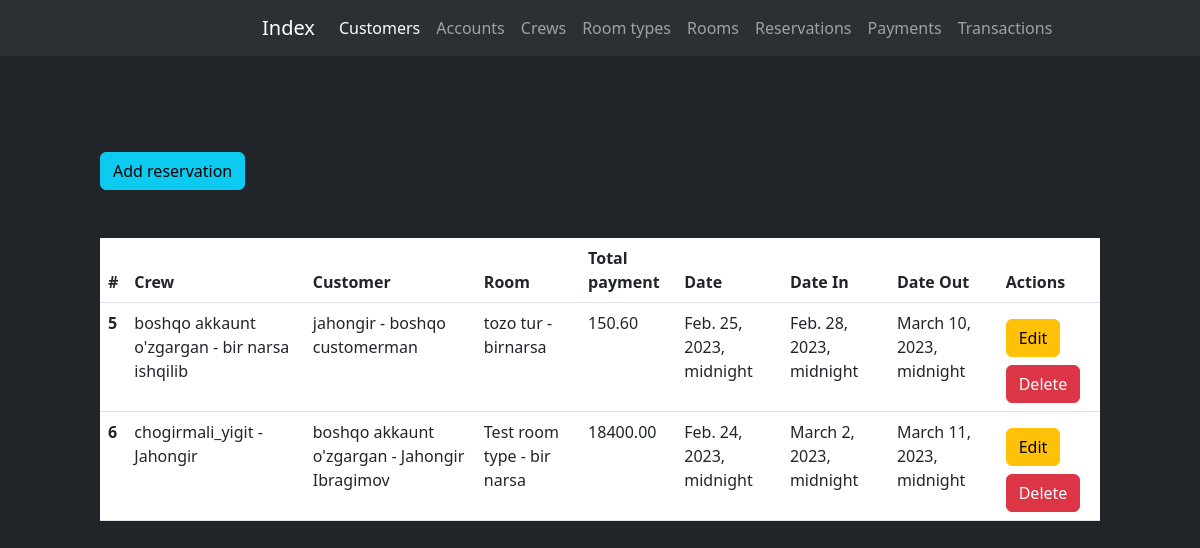
/reservations/, run on an earlier commit of the app's database.
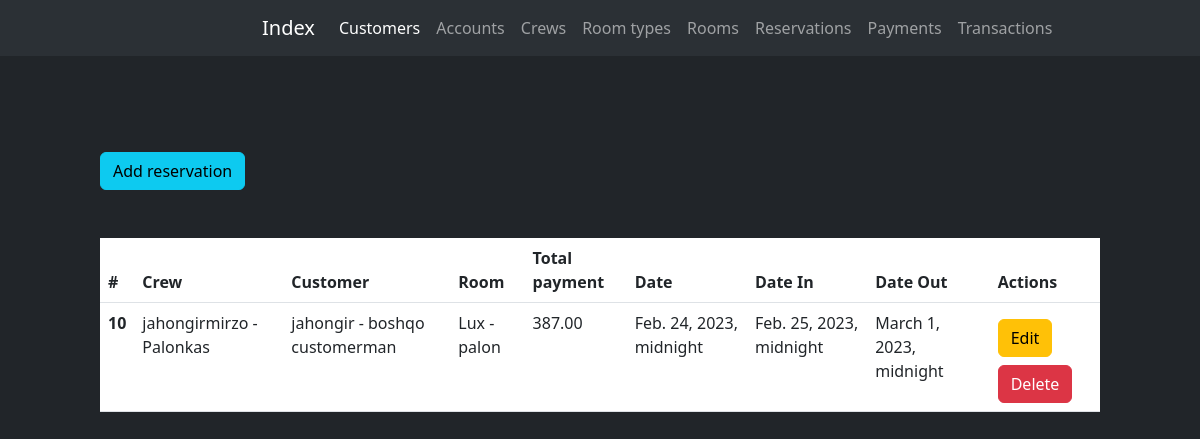
And on a later commit of the database.
### reservation/models.py (models this page shows, shortened)
class Reservation(models.Model):
    crew = models.ForeignKey(Crew, on_delete=models.CASCADE, related_name="crew_reservation", verbose_name="Crew")
    customer = models.ForeignKey(Customers, on_delete=models.CASCADE, related_name="customer_reservation", verbose_name="Customer")
    room = models.ForeignKey(Rooms, on_delete=models.CASCADE, related_name="room_reservation", verbose_name="Room")
    date = models.DateTimeField(verbose_name="Date of Reservation")
    date_in = models.DateTimeField(verbose_name="Date of Coming In")
    date_out = models.DateTimeField(verbose_name="Date of Coming Out")
    total_payment = models.DecimalField(max_digits=15, decimal_places=2, verbose_name="Total Payment")

class Crew(models.Model):
    account = models.OneToOneField(Accounts, on_delete=models.CASCADE, related_name='crew_account', verbose_name="Account")
    name = models.CharField(max_length=150, verbose_name="Crew name")
    job_title = models.CharField(max_length=100, verbose_name='	Job Title')
    assignment = models.CharField(max_length=255, verbose_name='Work Assignment')
    details = models.TextField(verbose_name='Assignment Details')
    def __str__(self):
        return f'{self.account.username} - {self.name}'

class Accounts(models.Model):
    type = models.CharField(max_length=255, verbose_name="Account type")
    username = models.CharField(max_length=255, verbose_name="Username")
    password = models.CharField(max_length=50, verbose_name="Password")
    class Meta:
        verbose_name_plural = "Accounts"

class Customers(models.Model):
    MALE = 'male'
    FEMALE = 'female'
    OTHER = 'other'
    GENDER = (
        (MALE, 'Male'),
        (FEMALE, 'Female'),
        (OTHER, 'Other')
    )
    account = models.OneToOneField(Accounts, on_delete=models.CASCADE, verbose_name="Account", related_name="account")
    name = models.CharField(max_length=255, verbose_name="Customer name")
    age = models.PositiveIntegerField(verbose_name="Customer age")
    gender = models.CharField(max_length=10, verbose_name="Customer gender", choices=GENDER, default=OTHER)
    contact_number = models.CharField(max_length=100, verbose_name="Customer phone number")
    address = models.TextField(verbose_name="Customer address")
    def __str__(self):
        return f'{self.account.username} - {self.name}'
    class Meta:
        verbose_name_plural = "Customers"

class Rooms(models.Model):
    type = models.ForeignKey(RoomType, on_delete=models.CASCADE, related_name='room_type', verbose_name="Room type")
    name = models.CharField(max_length=255, verbose_name="Room name")
    description = models.TextField(verbose_name="Room description")
    price = models.DecimalField(max_digits=15, decimal_places=2, verbose_name="Room price")
    status = models.CharField(max_length=100, verbose_name="Room status")
    def __str__(self):
        return f'{self.type.name} - {self.name}'
    class Meta:
        verbose_name_plural = "Rooms"

class RoomType(models.Model):
    name = models.CharField(max_length=255, verbose_name="Room type name")
    description = models.TextField(verbose_name="Room type description")

### reservation/views.py (the view)
# urls.py: path('reservations/', reservations, name='reservations'),
def reservations(request):
    reservations = Reservation.objects.all()
    return render(request=request, template_name='reservation/reservations.html', context={'reservations': reservations})

### templates/reservation/reservations.html (shortened to what this page needs)
{% extends 'navbar.html' %}
{% load crispy_forms_tags %}
{% block content %}
<div class="col-md-10 offset-1 my-5">
    <a href="{% url 'add_reservation' %}" class="btn btn-info my-5">Add reservation</a>
    <table class="table text-light">
        <thead>
            <tr>
                <th scope="col">#</th>
                <th scope="col">Crew</th>
                <th scope="col">Customer</th>
                <th scope="col">Room</th>
                <th scope="col">Total payment</th>
                <th scope="col">Date</th>
                <th scope="col">Date In</th>
                <th scope="col">Date Out</th>
                <th scope="col">Actions</th>
            </tr>
        </thead>
        <tbody>
            {% for reservation in reservations %}
            <tr>
                <th scope="row">{{ reservation.id }}</th>
                <td>{{ reservation.crew }}</td>
                <td>{{ reservation.customer }}</td>
                <td>{{ reservation.room }}</td>
                <td>{{ reservation.total_payment }}</td>
                <td>{{ reservation.date }}</td>
                <td>{{ reservation.date_in }}</td>
                <td>{{ reservation.date_out }}</td>
                <td>
                    <a href="{% url 'update_reservation' reservation.id %}" class="btn btn-warning my-2">Edit</a>
                    <a href="{% url 'delete_reservation' reservation.id %}" class="btn btn-danger">Delete</a>
                </td>
            </tr>
            {% endfor %}
        </tbody>
    </table>
</div>
{% endblock content %}

What changed in the data, as far as the page shows it:
removed Reservation: id "5", crew "boshqo akkaunt o'zgargan - bir narsa ishqilib", customer "jahongir - boshqo customerman", room "tozo tur - birnarsa", total_payment "150.60", date "Feb. 25, 2023, midnight", date_in "Feb. 28, 2023, midnight", date_out "March 10, 2023, midnight"
removed Reservation: id "6", crew "chogirmali_yigit - Jahongir", customer "boshqo akkaunt o'zgargan - Jahongir Ibragimov", room "Test room type - bir narsa", total_payment "18400.00", date "Feb. 24, 2023, midnight", date_in "March 2, 2023, midnight", date_out "March 11, 2023, midnight"
added Reservation: id "10", crew "jahongirmirzo - Palonkas", customer "jahongir - boshqo customerman", room "Lux - palon", total_payment "387.00", date "Feb. 24, 2023, midnight", date_in "Feb. 25, 2023, midnight", date_out "March 1, 2023, midnight"
